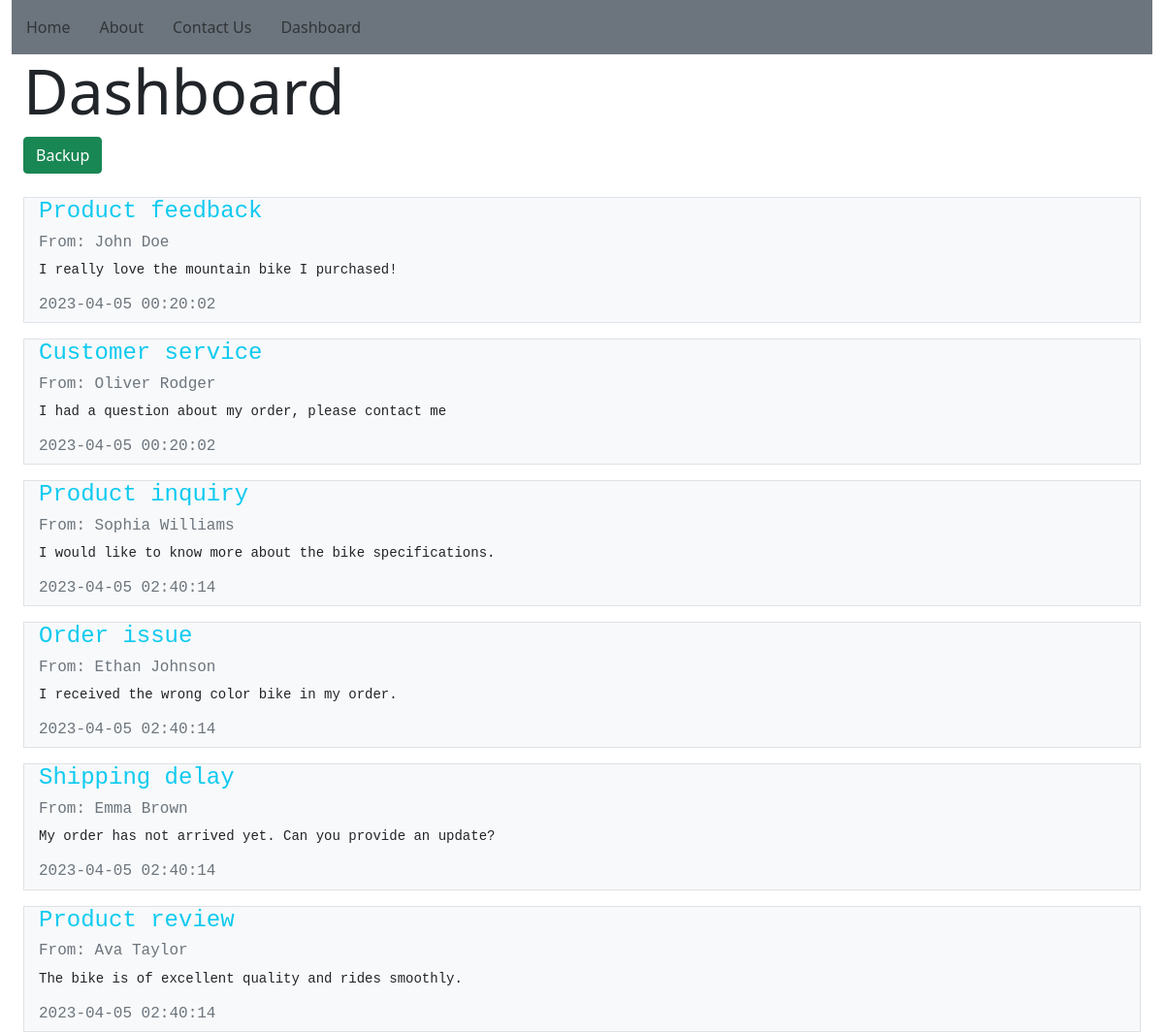
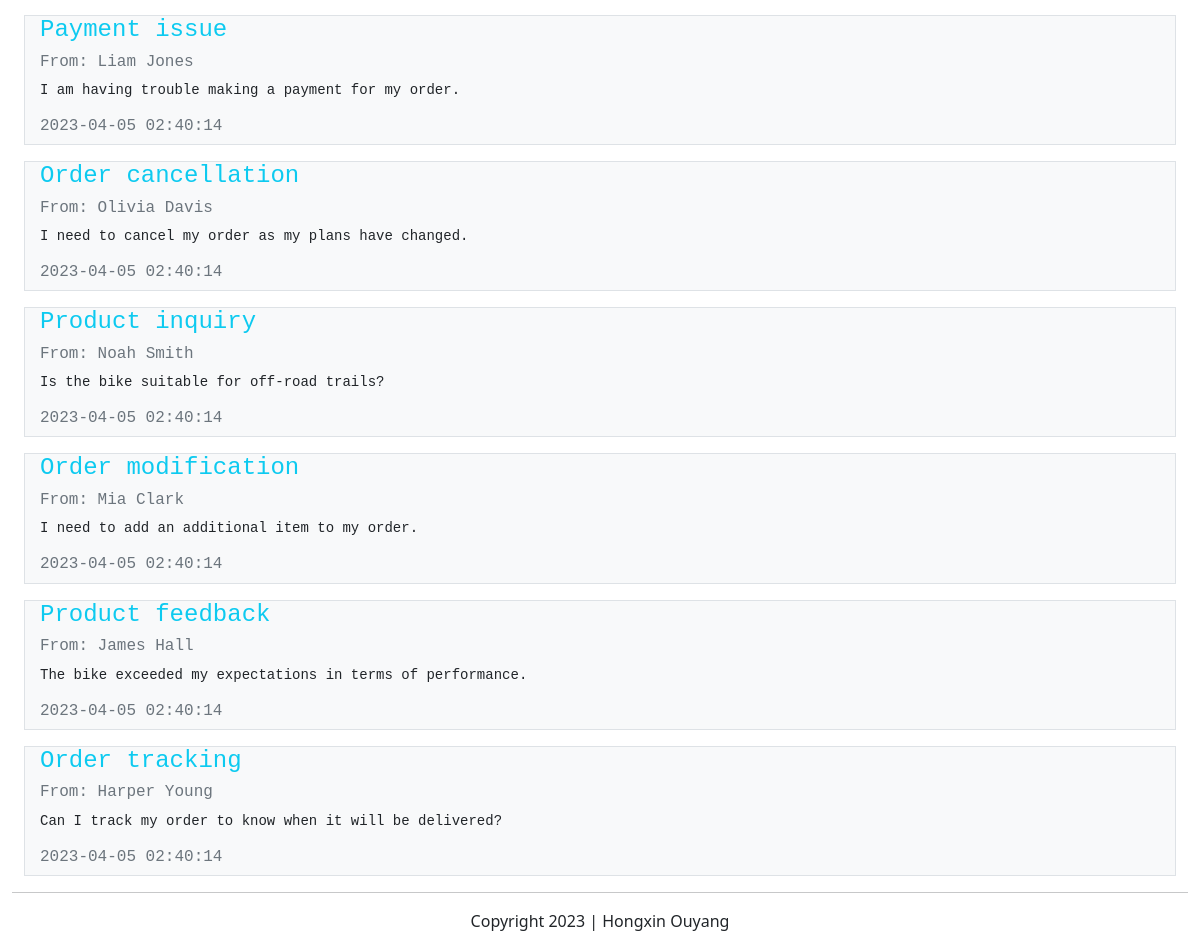
Screenshot of /admin/dashboard.php with the database file from the repository (2 pictures, top to bottom).
### tables this page shows
CREATE TABLE IF NOT EXISTS `comment` (
  `comment_id` int(11) NOT NULL AUTO_INCREMENT,
  `first_name` varchar(100) NOT NULL,
  `last_name` varchar(100) NOT NULL,
  `email` varchar(255) NOT NULL,
  `subject` varchar(255) NOT NULL,
  `comment` text NOT NULL,
  `comment_date` timestamp NOT NULL DEFAULT current_timestamp(),
  PRIMARY KEY (`comment_id`)
);

### view/Comment.php (the view)
<?php
function Comment($commentAssocArray){
                echo "<pre class='bg-light border'>";
                echo '<h4 class="text-info">'.$commentAssocArray['subject']."</h4>";
                echo '<h6 class="text-secondary">From: '.$commentAssocArray['first_name']." ".$commentAssocArray['last_name']."</h6>";
                echo '<p>'.$commentAssocArray['comment']."</p>";
                echo '<h6 class="text-secondary">'.$commentAssocArray['comment_date']."</h6>";
                echo "</pre>";
}
?>

### admin/dashboard.php (shortened to what this page needs)
<?php
include("./header.php");
include("../view/Comment.php");
?>
<div class="container-fluid">
        <h1 class="display-3 ">Dashboard</h1>
        <form action="./backup.php" method="post" >
                <button type="submit" name="submit" class="btn btn-success" >Backup</button>
        </form>
        <br>
        <?php
        include('../inc/dbconnect.php');
        $readCommentSql='SELECT * FROM comment';
        $readCommentResult=mysqli_query($dbc,$readCommentSql);
        if($readCommentResult==false){
                Message('ERROR'. mysqli_error($dbc),'warning');
        }
        else{
                if(mysqli_num_rows($readCommentResult)>0)
                        {
                        while($row =mysqli_fetch_assoc($readCommentResult)){
                                Comment($row);
                        }
                        }
                        else{
                        Message('Sorry, they were no comments found','warning');
                        }
        }
        ?>
</div>
<?php
include("../inc/footer.php");
?>

### css/dashboard.css (style rules this page uses)
pre { padding: 0 15px; }

### rows the page displays
comment: subject "Product feedback", first_name "John", last_name "Doe", comment "I really love the mountain bike I purchased!", comment_date "2023-04-05 00:20:02"
comment: subject "Customer service", first_name "Oliver", last_name "Rodger", comment "I had a question about my order, please contact me", comment_date "2023-04-05 00:20:02"
comment: subject "Product inquiry", first_name "Sophia", last_name "Williams", comment "I would like to know more about the bike specifications.", comment_date "2023-04-05 02:40:14"
comment: subject "Order issue", first_name "Ethan", last_name "Johnson", comment "I received the wrong color bike in my order.", comment_date "2023-04-05 02:40:14"
comment: subject "Shipping delay", first_name "Emma", last_name "Brown", comment "My order has not arrived yet. Can you provide an update?", comment_date "2023-04-05 02:40:14"
comment: subject "Product review", first_name "Ava", last_name "Taylor", comment "The bike is of excellent quality and rides smoothly.", comment_date "2023-04-05 02:40:14"
comment: subject "Payment issue", first_name "Liam", last_name "Jones", comment "I am having trouble making a payment for my order.", comment_date "2023-04-05 02:40:14"
comment: subject "Order cancellation", first_name "Olivia", last_name "Davis", comment "I need to cancel my order as my plans have changed.", comment_date "2023-04-05 02:40:14"
comment: subject "Product inquiry", first_name "Noah", last_name "Smith", comment "Is the bike suitable for off-road trails?", comment_date "2023-04-05 02:40:14"
comment: subject "Order modification", first_name "Mia", last_name "Clark", comment "I need to add an additional item to my order.", comment_date "2023-04-05 02:40:14"
comment: subject "Product feedback", first_name "James", last_name "Hall", comment "The bike exceeded my expectations in terms of performance.", comment_date "2023-04-05 02:40:14"
comment: subject "Order tracking", first_name "Harper", last_name "Young", comment "Can I track my order to know when it will be delivered?", comment_date "2023-04-05 02:40:14"
